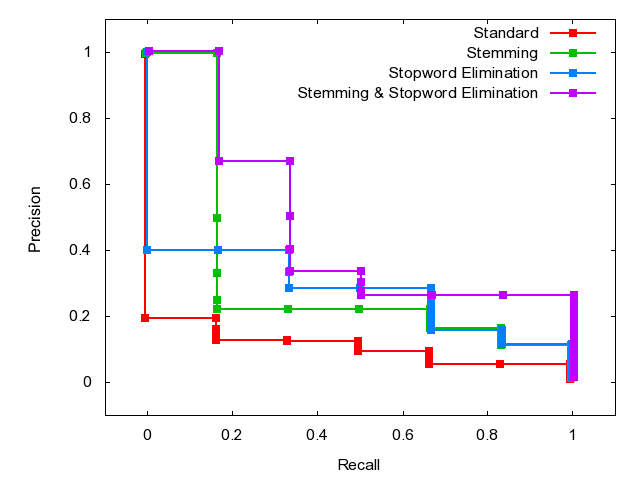

This chart was generated by the following gnuplot code:

	set terminal png
	set output 'Q41.png'
	set ylabel 'Precision'
	set xlabel 'Recall'
	set xrange [-0.1:1.1]
	set yrange [-0.1:1.1]
	plot 'Q41.dat' index 0 using 1:2 w linespoints lw 2 pt 5 title 'Standard', \
'Q41.dat' index 1 using 1:2 w linespoints lw 2 pt 5 title 'Stemming', \
'Q41.dat' index 2 using 1:2 w linespoints lw 2 pt 5 title 'Stopword Elimination', \
'Q41.dat' index 3 using 1:2 w linespoints lw 2 pt 5 title 'Stemming & Stopword Elimination'
